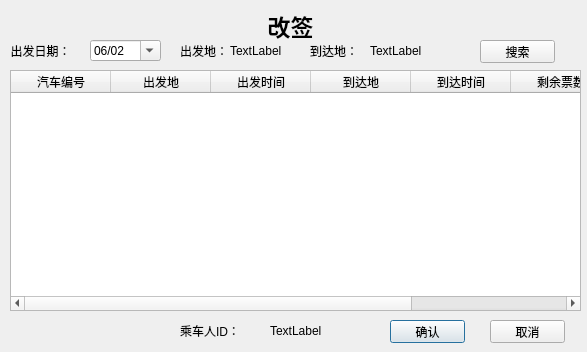
<?xml version="1.0" encoding="UTF-8"?>
<ui version="4.0">
 <class>Endorse</class>
 <widget class="QDialog" name="Endorse">
  <property name="geometry">
   <rect>
    <x>0</x>
    <y>0</y>
    <width>587</width>
    <height>352</height>
   </rect>
  </property>
  <property name="windowTitle">
   <string>改签</string>
  </property>
  <widget class="QTableWidget" name="tableWidget">
   <property name="geometry">
    <rect>
     <x>10</x>
     <y>70</y>
     <width>571</width>
     <height>241</height>
    </rect>
   </property>
   <column>
    <property name="text">
     <string>汽车编号</string>
    </property>
   </column>
   <column>
    <property name="text">
     <string>出发地</string>
    </property>
   </column>
   <column>
    <property name="text">
     <string>出发时间</string>
    </property>
   </column>
   <column>
    <property name="text">
     <string>到达地</string>
    </property>
   </column>
   <column>
    <property name="text">
     <string>到达时间</string>
    </property>
   </column>
   <column>
    <property name="text">
     <string>剩余票数</string>
    </property>
   </column>
   <column>
    <property name="text">
     <string>售价</string>
    </property>
   </column>
  </widget>
  <widget class="QPushButton" name="pushButton">
   <property name="geometry">
    <rect>
     <x>390</x>
     <y>320</y>
     <width>75</width>
     <height>23</height>
    </rect>
   </property>
   <property name="text">
    <string>确认</string>
   </property>
  </widget>
  <widget class="QPushButton" name="pushButton_2">
   <property name="geometry">
    <rect>
     <x>490</x>
     <y>320</y>
     <width>75</width>
     <height>23</height>
    </rect>
   </property>
   <property name="text">
    <string>取消</string>
   </property>
  </widget>
  <widget class="QLabel" name="label">
   <property name="geometry">
    <rect>
     <x>0</x>
     <y>10</y>
     <width>581</width>
     <height>31</height>
    </rect>
   </property>
   <property name="font">
    <font>
     <pointsize>17</pointsize>
     <weight>75</weight>
     <bold>true</bold>
    </font>
   </property>
   <property name="text">
    <string>改签</string>
   </property>
   <property name="alignment">
    <set>Qt::AlignCenter</set>
   </property>
  </widget>
  <widget class="QLabel" name="label_4">
   <property name="geometry">
    <rect>
     <x>0</x>
     <y>30</y>
     <width>81</width>
     <height>41</height>
    </rect>
   </property>
   <property name="text">
    <string>出发日期：</string>
   </property>
   <property name="alignment">
    <set>Qt::AlignCenter</set>
   </property>
  </widget>
  <widget class="QDateEdit" name="dateEdit">
   <property name="geometry">
    <rect>
     <x>90</x>
     <y>40</y>
     <width>71</width>
     <height>21</height>
    </rect>
   </property>
   <property name="currentSection">
    <enum>QDateTimeEdit::MonthSection</enum>
   </property>
   <property name="displayFormat">
    <string>MM/dd</string>
   </property>
   <property name="calendarPopup">
    <bool>true</bool>
   </property>
   <property name="currentSectionIndex">
    <number>0</number>
   </property>
   <property name="timeSpec">
    <enum>Qt::LocalTime</enum>
   </property>
   <property name="date">
    <date>
     <year>2017</year>
     <month>6</month>
     <day>2</day>
    </date>
   </property>
  </widget>
  <widget class="QLabel" name="label_2">
   <property name="geometry">
    <rect>
     <x>180</x>
     <y>30</y>
     <width>51</width>
     <height>41</height>
    </rect>
   </property>
   <property name="text">
    <string>出发地：</string>
   </property>
  </widget>
  <widget class="QLabel" name="label_3">
   <property name="geometry">
    <rect>
     <x>310</x>
     <y>30</y>
     <width>61</width>
     <height>41</height>
    </rect>
   </property>
   <property name="text">
    <string>到达地：</string>
   </property>
  </widget>
  <widget class="QLabel" name="label_5">
   <property name="geometry">
    <rect>
     <x>230</x>
     <y>30</y>
     <width>61</width>
     <height>41</height>
    </rect>
   </property>
   <property name="text">
    <string>TextLabel</string>
   </property>
  </widget>
  <widget class="QLabel" name="label_6">
   <property name="geometry">
    <rect>
     <x>370</x>
     <y>30</y>
     <width>81</width>
     <height>41</height>
    </rect>
   </property>
   <property name="text">
    <string>TextLabel</string>
   </property>
  </widget>
  <widget class="QPushButton" name="pushButton_3">
   <property name="geometry">
    <rect>
     <x>480</x>
     <y>40</y>
     <width>75</width>
     <height>23</height>
    </rect>
   </property>
   <property name="text">
    <string>搜索</string>
   </property>
  </widget>
  <widget class="QLabel" name="label_7">
   <property name="geometry">
    <rect>
     <x>180</x>
     <y>310</y>
     <width>81</width>
     <height>41</height>
    </rect>
   </property>
   <property name="text">
    <string>乘车人ID：</string>
   </property>
  </widget>
  <widget class="QLabel" name="label_8">
   <property name="geometry">
    <rect>
     <x>270</x>
     <y>300</y>
     <width>91</width>
     <height>61</height>
    </rect>
   </property>
   <property name="text">
    <string>TextLabel</string>
   </property>
  </widget>
 </widget>
 <resources/>
 <connections>
  <connection>
   <sender>pushButton_2</sender>
   <signal>clicked()</signal>
   <receiver>Endorse</receiver>
   <slot>close()</slot>
   <hints>
    <hint type="sourcelabel">
     <x>518</x>
     <y>50</y>
    </hint>
    <hint type="destinationlabel">
     <x>543</x>
     <y>15</y>
    </hint>
   </hints>
  </connection>
 </connections>
</ui>
